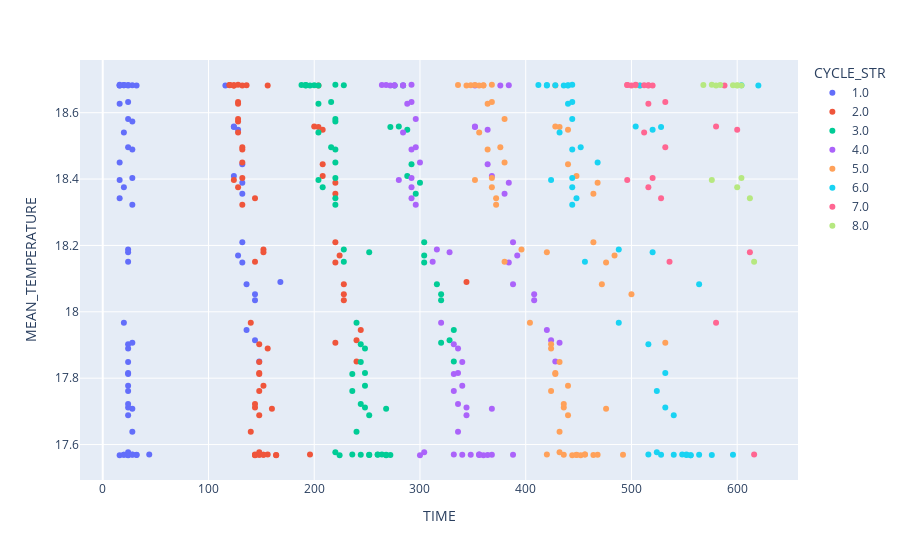

Here is the notebook cell this chart was saved with:
### Code cell
# plot troughs of pos
pos = 2
px.scatter(troughs_row_1[troughs_row_1["POSITION"] == pos], x="TIME", y="MEAN_TEMPERATURE", color="CYCLE_STR",
           hover_data=["TRACK_ID"])
